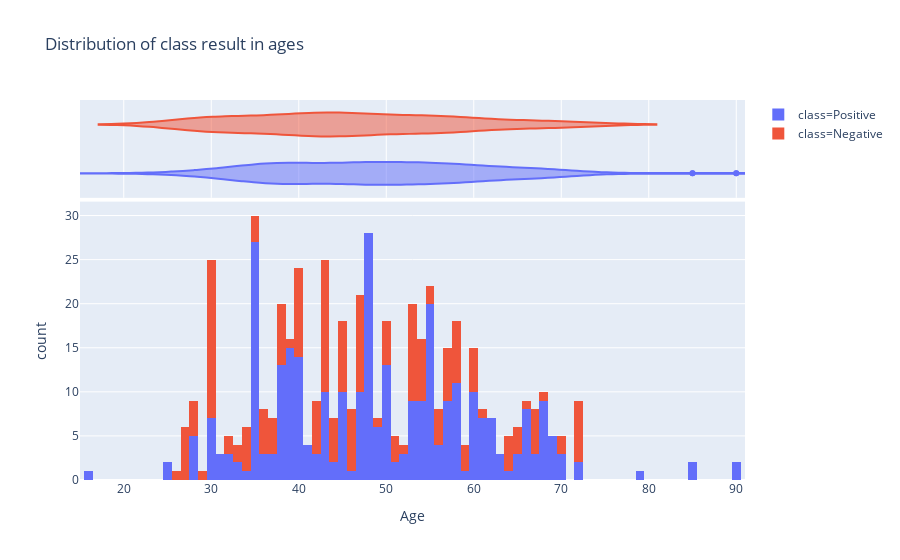

The code cell stored with this chart in its notebook:
### Code cell
# relationship between people's ages and diabetes result:
fig = px.histogram(df, x="Age", color="class", marginal="violin", title ="Distribution of class result in ages", nbins=90, range_x=(15, 91), width=900)
fig.show()

### Figure 1 — Plotly figure (JSON) as saved in the notebook; plotly's stock layout.template omitted (floating-point values rounded to 4 significant figures; data arrays with more than 128 entries replaced by an {"elided": "..."} marker saying what was removed)
{"data": [{"hovertemplate": "class=Positive<br>Age=%{x}<br>count=%{y}", "showlegend": true, "legendgroup": "class=Positive", "name": "class=Positive", "yaxis": "y", "nbinsx": 90, "marker": {"color": "#636efa"}, "hoverlabel": {"namelength": 0}, "offsetgroup": "class=Positive", "xaxis": "x", "bingroup": "x", "x": {"elided": "320 int values"}, "alignmentgroup": "True", "type": "histogram", "orientation": "v"}, {"hovertemplate": "class=Positive<br>Age=%{x}", "showlegend": false, "legendgroup": "class=Positive", "name": "class=Positive", "yaxis": "y2", "hoverlabel": {"namelength": 0}, "offsetgroup": "class=Positive", "xaxis": "x2", "marker": {"color": "#636efa"}, "x": {"elided": "320 int values"}, "alignmentgroup": "True", "type": "violin", "scalegroup": "x"}, {"hovertemplate": "class=Negative<br>Age=%{x}<br>count=%{y}", "showlegend": true, "legendgroup": "class=Negative", "name": "class=Negative", "yaxis": "y", "nbinsx": 90, "marker": {"color": "#EF553B"}, "hoverlabel": {"namelength": 0}, "offsetgroup": "class=Negative", "xaxis": "x", "bingroup": "x", "x": {"elided": "200 int values"}, "alignmentgroup": "True", "type": "histogram", "orientation": "v"}, {"hovertemplate": "class=Negative<br>Age=%{x}", "showlegend": false, "legendgroup": "class=Negative", "name": "class=Negative", "yaxis": "y2", "hoverlabel": {"namelength": 0}, "offsetgroup": "class=Negative", "xaxis": "x2", "marker": {"color": "#EF553B"}, "x": {"elided": "200 int values"}, "alignmentgroup": "True", "type": "violin", "scalegroup": "x"}], "layout": {"width": 900, "title": {"text": "Distribution of class result in ages"}, "xaxis2": {"matches": "x", "domain": [0, 1], "showticklabels": false, "anchor": "y2", "showgrid": true}, "yaxis": {"domain": [0, 0.7326], "anchor": "x", "title": {"text": "count"}}, "barmode": "relative", "yaxis2": {"domain": [0.7426, 1], "showticklabels": false, "matches": "y2", "ticks": "", "showgrid": false, "showline": false, "anchor": "x2"}, "xaxis": {"range": [15, 91], "domain": [0, 1], "anchor": "y", "title": {"text": "Age"}}, "legend": {"tracegroupgap": 0}}}
